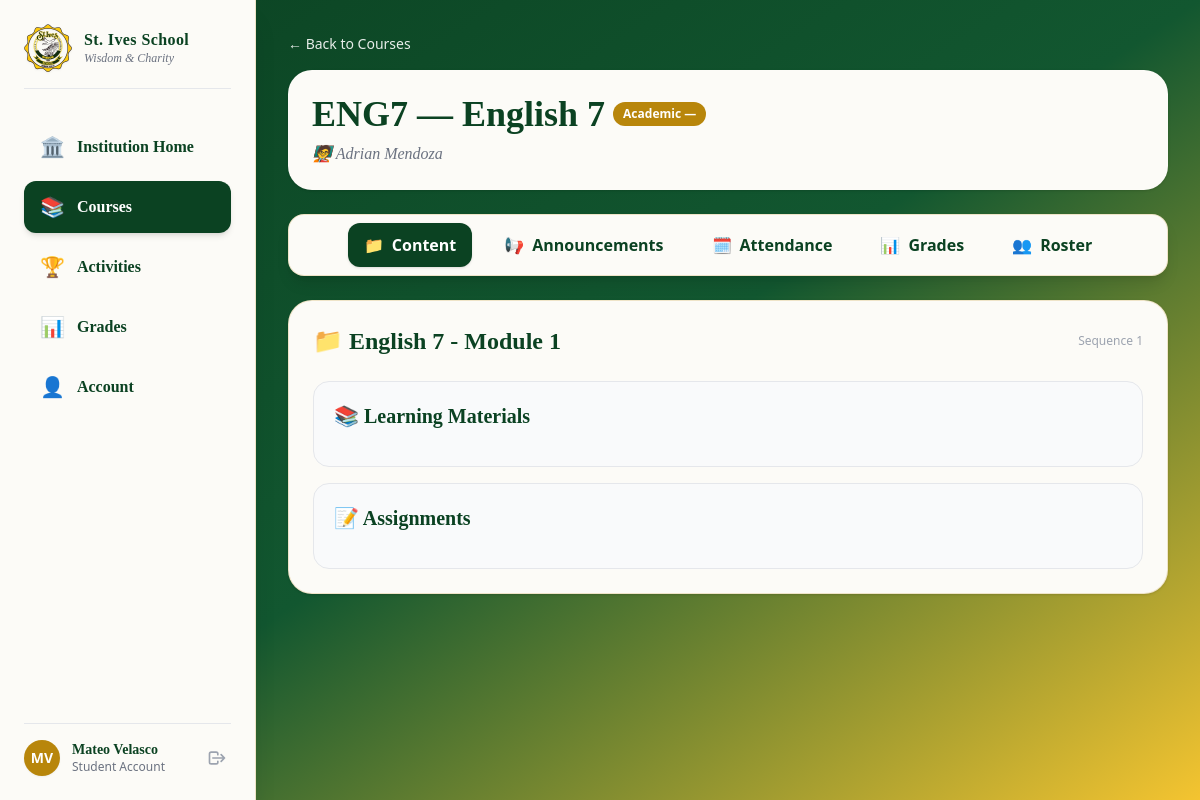
/student/view-course.php?course_id=1 (signed in), run on the app's committed database.
### tables this page shows
CREATE TABLE IF NOT EXISTS `courses` (
  `Course_ID` INT NOT NULL AUTO_INCREMENT,
  `CourseCode` VARCHAR(45) NOT NULL,
  `CourseName` VARCHAR(45) NOT NULL,
  `Status` VARCHAR(45) NOT NULL,
  `FK_Section_ID` INT NULL DEFAULT NULL,
  PRIMARY KEY (`Course_ID`),
  INDEX `fk_Courses_Section_idx` (`FK_Section_ID` ASC),
  CONSTRAINT `fk_Courses_Section`
    FOREIGN KEY (`FK_Section_ID`)
    REFERENCES `section` (`Section_ID`)
    ON DELETE CASCADE
    ON UPDATE CASCADE);

CREATE TABLE IF NOT EXISTS `coursemodule` (
  `CourseModule_ID` INT NOT NULL AUTO_INCREMENT,
  `ModuleName` VARCHAR(45) NOT NULL,
  `ModuleSequence` INT NOT NULL,
  `FK_Course_ID` INT NOT NULL,
  PRIMARY KEY (`CourseModule_ID`),
  INDEX `fk_CourseModule_Courses1_idx` (`FK_Course_ID` ASC),
  CONSTRAINT `fk_CourseModule_Courses1`
    FOREIGN KEY (`FK_Course_ID`)
    REFERENCES `courses` (`Course_ID`)
    ON DELETE CASCADE
    ON UPDATE CASCADE);

### student/view-course.php (the view, shortened to what this page needs)
<?php
include '../config/db.php';
$course_id = filter_input(INPUT_GET, 'course_id', FILTER_VALIDATE_INT);
try {
    $course_stmt = $pdo->prepare("
        SELECT c.Course_ID, c.CourseCode, c.CourseName, c.Status, sec.SectionName, gl.GradeName,
               CONCAT(u.FirstName, ' ', u.LastName) AS InstructorName
        FROM Courses c
        LEFT  JOIN Section sec          ON c.FK_Section_ID = sec.Section_ID
        LEFT  JOIN GradeLevel gl        ON sec.FK_GradeLevel_ID = gl.GradeLevel_ID
        LEFT  JOIN CourseInstructors ci ON c.Course_ID = ci.FK_Course_ID
        LEFT  JOIN Users u              ON ci.FK_User_ID = u.User_ID
        WHERE c.Course_ID = :course_id
    ");
    $course_stmt->execute([':course_id' => $course_id]);
    $course = $course_stmt->fetch();
    $modules_stmt = $pdo->prepare("SELECT CourseModule_ID, ModuleName, ModuleSequence FROM CourseModule WHERE FK_Course_ID = :course_id ORDER BY ModuleSequence ASC");
    $modules_stmt->execute([':course_id' => $course_id]);
    $modules = $modules_stmt->fetchAll();
} catch (PDOException $e) { die("Database Error: " . $e->getMessage()); }
?>
<!DOCTYPE html>
<html lang="en">
<head>
    <script src="https://cdn.tailwindcss.com"></script>
</head>
<body class="bg-gradient-to-br from-school-green via-[#125730] to-school-yellow min-h-screen font-serif text-gray-800 flex flex-col md:flex-row">
    <?php include '../includes/sidebar.php'; ?>
    <main class="ml-0 md:ml-64 flex-1 p-4 sm:p-8 min-h-screen w-full">
        <a href="courses.php" class="inline-flex items-center text-sm text-white/90 hover:text-white mb-4 font-sans font-medium">← Back to Courses</a>
        <section class="bg-[#fcfbf7] rounded-3xl p-6 shadow mb-6">
            <h1 class="text-4xl font-bold text-school-green flex items-center flex-wrap gap-2">
                <span><?= htmlspecialchars($course['CourseCode']) ?> — <?= htmlspecialchars($course['CourseName']) ?></span>
                <span class="text-xs bg-school-gold text-white px-2.5 py-1 rounded-full font-sans font-bold"><?= htmlspecialchars($course['GradeName'] ?? 'Academic') ?> — <?= htmlspecialchars($course['SectionName']) ?></span>
            </h1>
            <p class="text-gray-500 italic mt-2">🧑‍🏫 <?= htmlspecialchars($course['InstructorName'] ?? 'Staff Assigned') ?></p>
        </section>
        <?php include '../includes/course-nav.php'; ?>
        <?php if (empty($modules)): ?>
            <div class="bg-[#fcfbf7] rounded-3xl p-10 text-center shadow border"><p class="text-gray-500 italic">No modules published.</p></div>
        <?php else: foreach ($modules as $index => $module):
        ?>
                <details <?= $index === 0 ? 'open' : '' ?> class="bg-[#fcfbf7] rounded-3xl shadow border border-school-gold/20 mb-6">
                    <summary class="list-none cursor-pointer"><div class="p-6 flex justify-between items-center"><h2 class="text-2xl font-bold text-school-green">📁 <?= htmlspecialchars($module['ModuleName']) ?></h2><span class="text-xs text-gray-400 font-sans">Sequence <?= (int)$module['ModuleSequence'] ?></span></div></summary>
                    <div class="px-6 pb-6">
                        <div class="bg-gray-50 rounded-2xl border p-5 mb-4">
                            <h3 class="text-xl font-bold text-school-green mb-4">📚 Learning Materials</h3>
                        </div>
                        <div class="bg-gray-50 rounded-2xl border p-5">
                            <h3 class="text-xl font-bold text-school-green mb-4">📝 Assignments</h3>
                        </div>
                    </div>
                </details>
        <?php endforeach; endif; ?>
    </main>
</body>
</html>

### data on the page
courses: CourseCode "ENG7", CourseName "English 7"
coursemodule: ModuleName "English 7 - Module 1", ModuleSequence "1"

### other printed values
$sidebar_init "MV"
$sidebar_name "Mateo Velasco"
$sidebar_role "Student"
$course['GradeName'] "Academic"
$course['InstructorName'] "Adrian Mendoza"
$nav_tab['icon'] "📁"
$nav_tab['label'] "Content"
$nav_tab['icon'] "📢"
$nav_tab['label'] "Announcements"
$nav_tab['icon'] "🗓️"
$nav_tab['label'] "Attendance"
$nav_tab['icon'] "📊"
$nav_tab['label'] "Grades"
$nav_tab['icon'] "👥"
$nav_tab['label'] "Roster"
